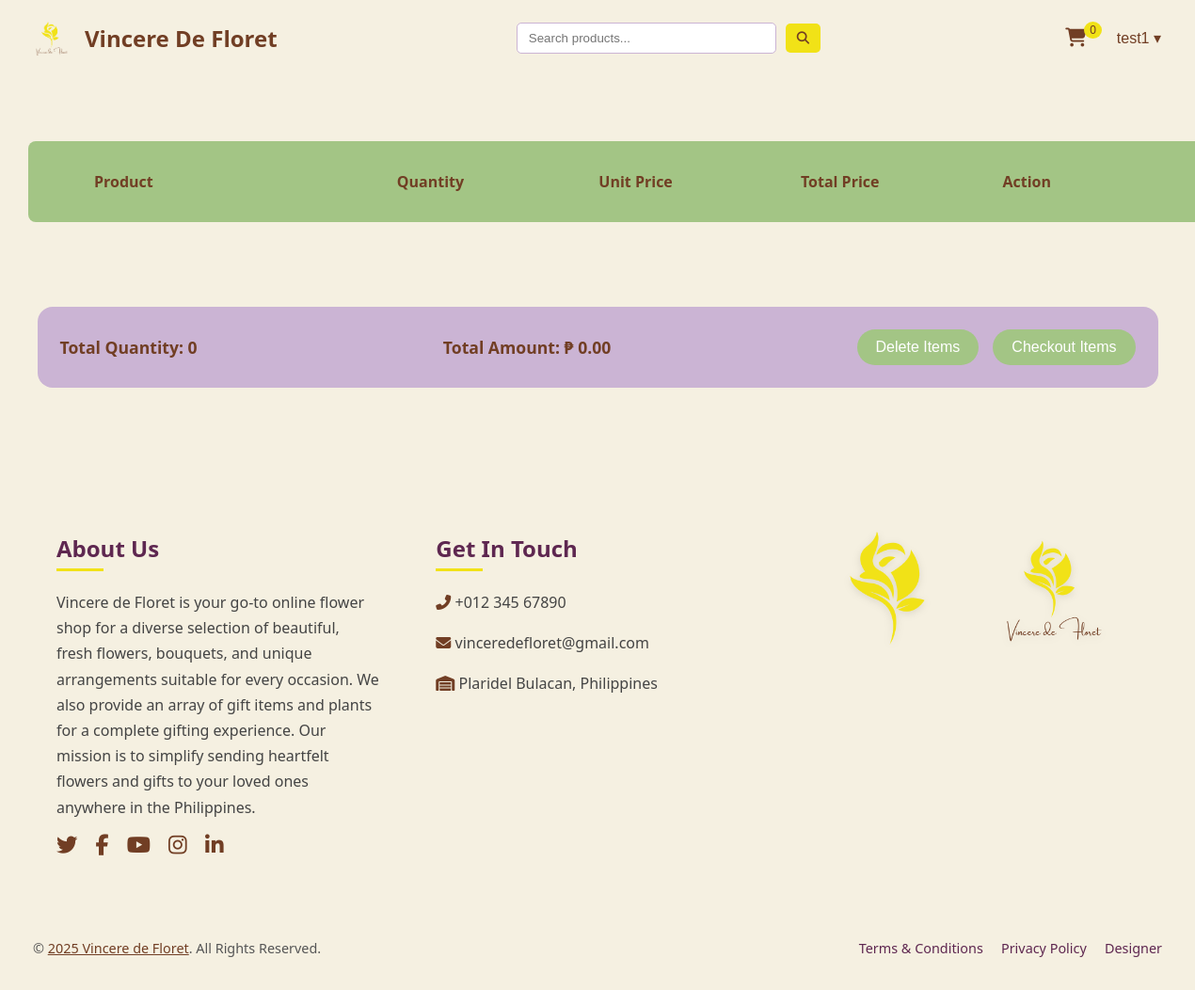
The page /php/cart.php (signed in) on the database as committed earlier.
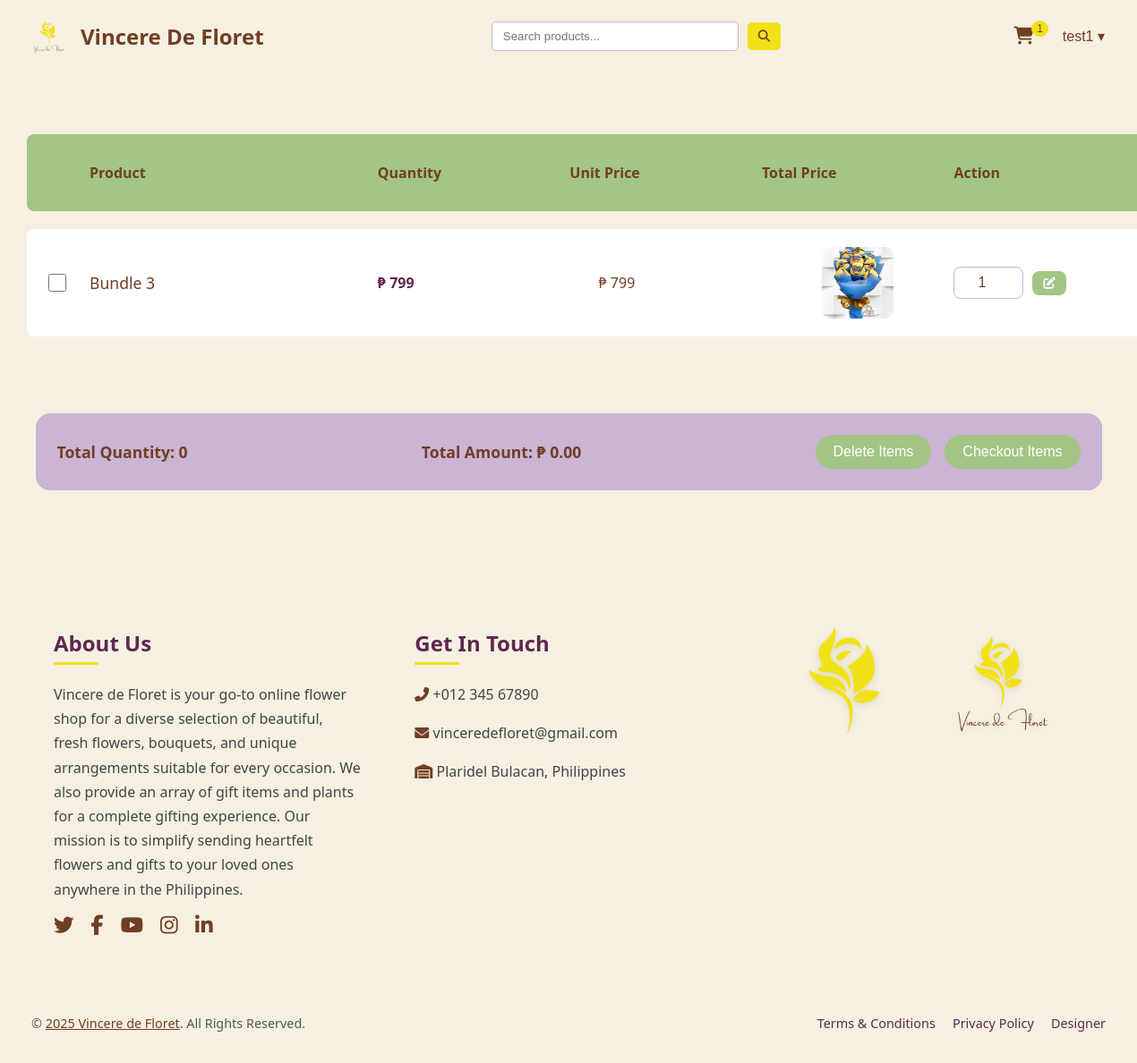
The same page on the database as committed later.
### tables this page shows
CREATE TABLE `cart` (
  `id` int(11) NOT NULL,
  `user_id` int(11) DEFAULT NULL,
  `product_id` int(11) DEFAULT NULL,
  `product_name` varchar(255) DEFAULT NULL,
  `product_image` varchar(255) DEFAULT NULL,
  `quantity` int(11) DEFAULT NULL,
  `price` varchar(255) DEFAULT NULL,
  `created_at` timestamp NOT NULL DEFAULT current_timestamp(),
  `updated_at` timestamp NOT NULL DEFAULT current_timestamp() ON UPDATE current_timestamp()
);

CREATE TABLE `product` (
  `id` int(11) NOT NULL,
  `name` varchar(255) NOT NULL,
  `image` varchar(255) NOT NULL,
  `category` varchar(255) NOT NULL,
  `qty` int(11) NOT NULL,
  `price` varchar(255) DEFAULT NULL,
  `category_id` int(11) DEFAULT NULL,
  `status` varchar(50) DEFAULT 'Available',
  `total_sold` int(11) DEFAULT 0,
  `available_stocks` int(11) DEFAULT 0
);

### php/cart.php (the view, shortened to what this page needs)
<?php
require 'connection.php';
if (isset($_SESSION['user_name'])) {
    $userName = $_SESSION['user_name'];
} else {
    header("Location: http://localhost/vincere-de-floret/php/login.php");
    exit;
}
$sqlGetSettings = "SELECT * FROM design_settings WHERE id = 1";
$resultSettings = $conn->query($sqlGetSettings);
if ($resultSettings->num_rows > 0) {
    while ($row = $resultSettings->fetch_assoc()) {
        $shopName = $row["shop_name"];
        $logoPath = $row["logo_path"];
    }
} else {
    echo "0 results";
}
?>
<!DOCTYPE html>
<html lang="en">
<head>
    <link rel="stylesheet" href="https://cdnjs.cloudflare.com/ajax/libs/font-awesome/6.4.2/css/all.min.css" />
    <link rel="stylesheet" href="../css/cart.css" />
</head>
<body>
<header class="header">
  <a href="customer-dashboard.php?user=<?= htmlspecialchars($userName) ?>" class="container-header">
    <img class="logo" src="../img/<?= htmlspecialchars(basename($logoPath)) ?>" alt="Vincere De Floret Logo" />
    <label class="shop"><?= htmlspecialchars($shopName) ?></label>
  </a>
  <div class="content-search">
    <input type="text" class="search-bar" placeholder="Search products..." />
    <button class="search-button">
      <i class="fa-solid fa-magnifying-glass"></i>
    </button>
  </div>
  <div class="header-right">
    <a href="cart.php?user=<?= urlencode($userName) ?>" class="cart-link">
      <button class="cart-button">
        <i class="fas fa-shopping-cart"></i>
        <?php
          $userQuery = "SELECT id FROM users WHERE name = ?";
          $stmt = mysqli_prepare($conn, $userQuery);
          mysqli_stmt_bind_param($stmt, "s", $userName);
          mysqli_stmt_execute($stmt);
          $userResult = mysqli_stmt_get_result($stmt);
          $userRow = mysqli_fetch_assoc($userResult);
          $user_id = $userRow['id'] ?? 0;
          $cartQuery = "SELECT COUNT(*) AS count FROM cart WHERE user_id = ?";
          $cartStmt = mysqli_prepare($conn, $cartQuery);
          mysqli_stmt_bind_param($cartStmt, "i", $user_id);
          mysqli_stmt_execute($cartStmt);
          $cartResult = mysqli_stmt_get_result($cartStmt);
          $cartCount = mysqli_fetch_assoc($cartResult)['count'] ?? 0;
          echo "<span class='cart-number'>$cartCount</span>";
        ?>
      </button>
    </a>
    <nav class="nav-right">
      <div class="dropdown">
        <button class="dropbtn"><?= htmlspecialchars($userName) ?> &#9662;</button>
      </div>
    </nav>
  </div>
</header>
    <?php
    echo '<div class="cart-container">';
    echo '<div class="row-fields">';
    echo '<p></p>';
    echo '<p>Product</p>';
    echo '<p>Quantity</p>';
    echo '<p>Unit Price</p>';
    echo '<p>Total Price</p>';
    echo '<p>Action</p>';
    echo '</div>';
    $cartItemsQuery = "SELECT c.id, c.product_name, c.quantity, p.price, p.image, p.id AS product_id
                        FROM cart c
                        JOIN product p ON c.product_id = p.id
                        WHERE c.user_id = ?";
    $cartItemsStatement = mysqli_prepare($conn, $cartItemsQuery);
    mysqli_stmt_bind_param($cartItemsStatement, "i", $user_id);
    mysqli_stmt_execute($cartItemsStatement);
    $cartItemsResult = mysqli_stmt_get_result($cartItemsStatement);
    $totalQuantity = 0;
    $totalPrice = 0;
    while ($cartItem = mysqli_fetch_assoc($cartItemsResult)):
        $quantity = $cartItem['quantity'];
        $price = $cartItem['price'];
        $totalQuantity += $quantity;
        $totalPrice += ($quantity * $price);
        ?>
        <div class="items">
            <input type="checkbox" name="selected_items[]" value="<?php echo $cartItem['id']; ?>" class="box">
            <p class="prod-name"><?php echo $cartItem['product_name']; ?></p>
            <p class="tPrice">₱ <?php echo $price; ?></p>
            <p style="position:relative; left:15%">₱ <?php echo $quantity * $price; ?></p>
            <img src="../img/<?php echo $cartItem['image']; ?>" alt="<?php echo $cartItem['product_name']; ?>" class="img-prod" height="90" width="90" />
            <form method="post" class="forms" action="update-cart.php" id="update_form_<?php echo $cartItem['id']; ?>">
                <input type="number" class="quantity-txt" name="new_quantity" id="new_quantity_<?php echo $cartItem['id']; ?>" value="<?php echo $quantity; ?>" min="1">
                <button type="submit"><i class="fa-solid fa-pen-to-square" style="color: #ffffff;"></i></button>
            </form>
        </div>
    <?php endwhile;
    echo '</div>';
    ?>
    <div class="total-container">
    <span id="totalQuantity">Total Quantity: <?php echo $totalQuantity; ?></span>
    <span id="totalPrice">Total Amount: <?php echo $totalPrice; ?></span>
    <form id="cartForm" method="post" action="cart.php?user=<?php echo $userName; ?>">
        <button class="delete-button" type="submit" name="delete_items">Delete Items</button>
        <button type="submit" name="checkout_items">Checkout Items</button>
    </form>
    </div>
</body>
</html>
<?php
include 'footer.php';
?>

Rows that differ between the two databases and show on the page:
added cart: product_name "Bundle 3", product.price "799", $quantity*$price "799", product.image (picture), new_quantity "1"
Other text that changed with them:
$cartCount: "0" → "1"
